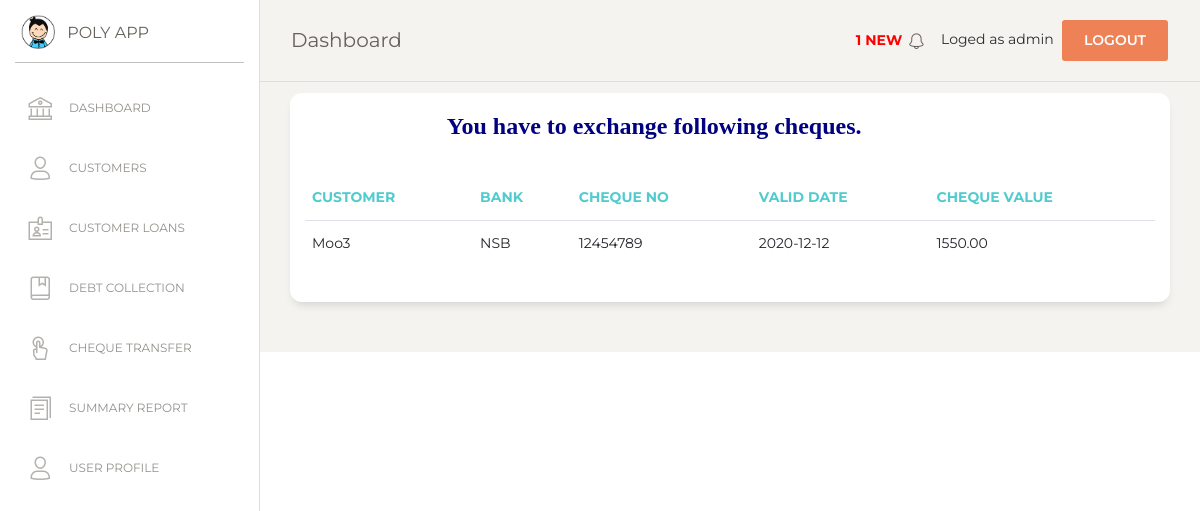
/notification.php (signed in), run on an earlier commit of the app's database.
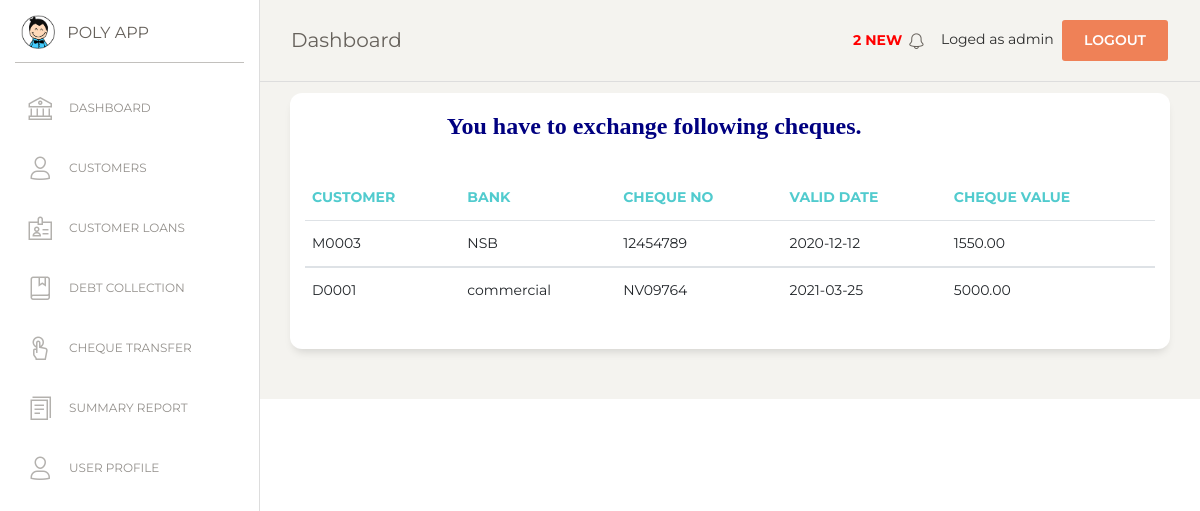
And on a later commit of the database.
### tables this page shows
CREATE TABLE `cheque` (
  `cheque_id` int(7) NOT NULL,
  `bank` varchar(50) NOT NULL,
  `cheque_no` varchar(50) NOT NULL,
  `valid_date` date NOT NULL,
  `exchange_date` date NOT NULL,
  `cheque_value` double(10,2) NOT NULL,
  `interest` int(5) NOT NULL,
  `exchange_amt` double(10,2) NOT NULL,
  `status` varchar(20) NOT NULL,
  `cust_id` varchar(10) NOT NULL
);

### msg_show.php (called while the page is built, shortened)
<?php
$con = mysqli_connect(DB_HOSTNAME,DB_USERNAME,DB_PASSWORD);
mysqli_select_db($con,DB_NAME);
$sql=mysqli_query($con,"SELECT * FROM cheque WHERE (valid_date <= CURDATE() OR valid_date = date_add(curdate(),interval 1 day)) AND status ='NYC' ORDER BY valid_date ASC");
$numRows = mysqli_num_rows($sql);
?>

### notification.php (the view, shortened to what the changed rows need)
<?php
include("msg_show.php");
if (!isset($_SESSION['loged_user'])) {
    header('location: login.php');
}else {
?>
<!DOCTYPE html>
<html lang="en">
<head>
  <link href="https://maxcdn.bootstrapcdn.com/font-awesome/latest/css/font-awesome.min.css" rel="stylesheet">
  <link href="assets/css/bootstrap.min.css" rel="stylesheet" />
  <link href="assets/css/paper-dashboard.css?v=2.0.1" rel="stylesheet" />
  <link href="assets/demo/demo.css" rel="stylesheet" />
</head>
<body class="">
  <div class="wrapper ">
    <div class="main-panel">
      <?php include('include/nav.php');  ?>
      <div class="content">
      <div class="row">
          <div class="col-md-12">
            <div class="card">
              <div class="card-body">
                <div class="table-responsive">
                  <table class="table">
                    <thead class="text-primary">
                      <th>  Customer</th>
                      <th>  Bank</th>
                      <th>  Cheque No</th>
                      <th>  Valid Date</th>
                      <th>  Cheque value</th>
                    </thead>
                    <tbody>
                      <?php
                      if($numRows > 0) {
                        while($row = mysqli_fetch_assoc($sql)) {
                          ?>
                          <tr>
                            <td>                      <?php echo $row['cust_id'] ?>       </td>
                            <td>                      <?php echo $row['bank'] ?>          </td>
                            <td>                      <?php echo $row['cheque_no']?>      </td>
                            <td>                      <?php echo $row['valid_date']  ?>   </td>
                            <td>                      <?php echo $row['cheque_value']  ?> </td>
                          </tr>
                    </tbody>
                           <?php
                        }
                      }
                    ?>
                    </table>
                </div>
              </div>
            </div>
          </div>
          </div>
        </div>
      </div>
    </div>
</body>
</html>
<?php
}
?>

### include/nav.php (shortened to what the changed rows need)
<nav class="navbar navbar-expand-lg navbar-absolute fixed-top navbar-transparent">
    <div class="container-fluid">
        <div class="collapse navbar-collapse justify-content-end" id="navigation">
        <ul class="navbar-nav">
            <li class="nav-item">
            <a class="nav-link" href="notification">
                <p style='color:red;'><b>
                <?php
                if($numRows>0){
                    echo " " . $numRows . " NEW ";
                }
                ?>
                </b></p>
            </a>
            </li>
        </ul>
        </div>
    </div>
</nav>

What changed in the data, as far as the page shows it:
changed cheque "NSB": cust "Moo3" → "M0003"
now on this page (row edited): cheque: cust "D0001", bank "commercial", cheque_no "NV09764", valid_date "2021-03-25", cheque_value "5000.00"
Also different on the page:
$numRows: "1" → "2"
